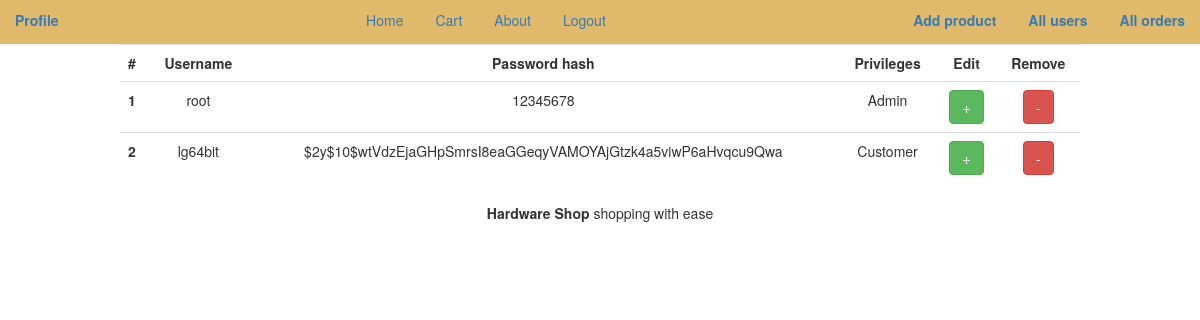
Screenshot of /allUsers (signed in) with the database file from the repository.
### tables this page shows
CREATE TABLE `users` (
  `id` int(11) NOT NULL,
  `username` varchar(30) NOT NULL,
  `password` varchar(255) NOT NULL,
  `isAdmin` tinyint(1) NOT NULL,
  `firstName` varchar(255) NOT NULL,
  `lastName` varchar(255) NOT NULL,
  `email` varchar(255) NOT NULL,
  `address` varchar(255) NOT NULL,
  `phone` varchar(255) NOT NULL
);

### app/Response.php (called while the page is built, shortened)
<?php
class Response
{
    public function setBody($body, $vars = []) : ?Response
    {
        try {
            extract($vars, EXTR_SKIP);
            include $body;
        } catch (\Exception $exception) {
            ob_end_clean();
            echo $exception->getMessage();
        }
        return $this;
    }
}

### app/controllers/UserController.php (called while the page is built, shortened)
<?php
class UserController
{
    protected $db;
    public function __construct(PDO $db)
    {
        $this->db = $db;
    }
    public function renderAllUsers($response)
    {
        $users = $this->db->query("SELECT * FROM users")->fetchAll(PDO::FETCH_CLASS);
        return $response->setBody('app/views/UserList.php', [
            'users' => $users
        ]);
    }
}

### index.php (called while the page is built, shortened)
<?php
$app = new app\App;
$container = $app->getContainer();
$container['db'] = function ($c) {
    return new PDO(
        "{$c->config['db_driver']}:host={$c->config['db_host']};dbname={$c->config['db_name']};charset=UTF8",
        $c->config['db_user'],
        $c->config['db_pass']
    );
};
$app->get('/', [new \app\controllers\HomeController($container->db), 'index']);
$app->get('/home', [new \app\controllers\HomeController($container->db), 'index']);
$app->get('/about', [new \app\controllers\HomeController($container->db), 'renderAbout']);
$app->get('/register', [\app\controllers\RegisterController::class, 'register']);
$app->post('/register/submit', [new \app\controllers\RegisterController($container->db), 'submit']);
$app->get('/login', [\app\controllers\LoginController::class, 'login']);
$app->post('/login/submit', [new \app\controllers\LoginController($container->db), 'submit']);
$app->get('/logout', [\app\controllers\LoginController::class, 'logout']);
$app->get('/cart', [new \app\controllers\CartController($container->db), 'render']);
$app->get('/cart/add', [new \app\controllers\CartController($container->db), 'add']);
$app->get('/cart/empty', [new \app\controllers\CartController($container->db), 'empty']);
$app->get('/cart/addQuantity', [new \app\controllers\CartController($container->db), 'addQuantity']);
$app->get('/cart/removeQuantity', [new \app\controllers\CartController($container->db), 'removeQuantity']);
$app->post('/cart/order', [new \app\controllers\CartController($container->db), 'processOrder']);
$app->get('/orderForm', [new \app\controllers\CartController($container->db), 'orderForm']);
$app->get('/allOrders', [new \app\controllers\OrderController($container->db), 'allOrders']);
$app->get('/orderHistory', [new \app\controllers\OrderController($container->db), 'showHistory']);
$app->post('/allOrders/updateUserStatus', [new \app\controllers\OrderController($container->db), 'updateUserStatus']);
$app->post('/allOrders/updateGuestStatus', [new \app\controllers\OrderController($container->db), 'updateGuestStatus']);
$app->get('/product', [new \app\controllers\ProductController($container->db), 'renderProduct']);
$app->get('/addProduct', [new \app\controllers\ProductController($container->db), 'add']);
$app->get('/editProduct', [new \app\controllers\ProductController($container->db), 'edit']);
$app->get('/removeProduct', [new \app\controllers\ProductController($container->db), 'remove']);
$app->post('/addProduct/submit', [new \app\controllers\ProductController($container->db), 'submit']);
$app->get('/allUsers', [new \app\controllers\UserController($container->db), 'renderAllUsers']);
$app->get('/editUser', [new \app\controllers\UserController($container->db), 'editUser']);
$app->post('/editUser/submit', [new \app\controllers\UserController($container->db), 'submit']);
$app->get('/removeUser', [new \app\controllers\UserController($container->db), 'removeUser']);
$app->get('/profile', [new \app\controllers\UserController($container->db), 'renderProfile']);
$app->post('/editUser/updatePassword', [new \app\controllers\UserController($container->db), 'updatePassword']);
$app->post('/editUser/updateInfo', [new \app\controllers\UserController($container->db), 'updateInfo']);
$app->run();

### app/views/UserList.php (the view)
<?php
include "Header.php";
$count=1;
?>
<div style="margin: 0 10% 0 10%">
    <table class="table" style="margin-left: auto; margin-right: auto;">
        <tr>
            <th>#</th>
            <th style="text-align: center">Username</th>
            <th style="text-align: center">Password hash</th>
            <th style="text-align: center">Privileges</th>
            <th style="text-align: center">Edit</th>
            <th style="text-align: center">Remove</th>
        </tr>
        <?php foreach ($vars['users'] as $user): ?>
            <tr>
                <th><?php echo $count++; ?></th>
                <td>
                    <?php echo $user->username; ?>
                </td>
                <td>
                    <?php echo $user->password; ?>
                </td>
                <td>
                    <?php echo $user->isAdmin ? "Admin" : "Customer"; ?>
                </td>
                <td>
                    <a class="btn btn-success" href="editUser?id=<?php echo $user->id; ?>">+</a>
                </td>
                <td>
                    <a class="btn btn-danger" href="removeUser?id=<?php echo $user->id; ?>">-</a>
                </td>
            </tr>
        <?php endforeach; ?>
    </table>
</div>
<?php
include "Footer.php";
?>

### app/views/css/style.css (style rules this page uses)
body { text-align: center; }

### rows the page displays
users: username "root", password "12345678", isAdmin "Admin"
users: username "lg64bit", password "$2y$10$wtVdzEjaGHpSmrsI8eaGGeqyVAMOYAjGtzk4a5viwP6aHvqcu9Qwa", isAdmin "Customer"
